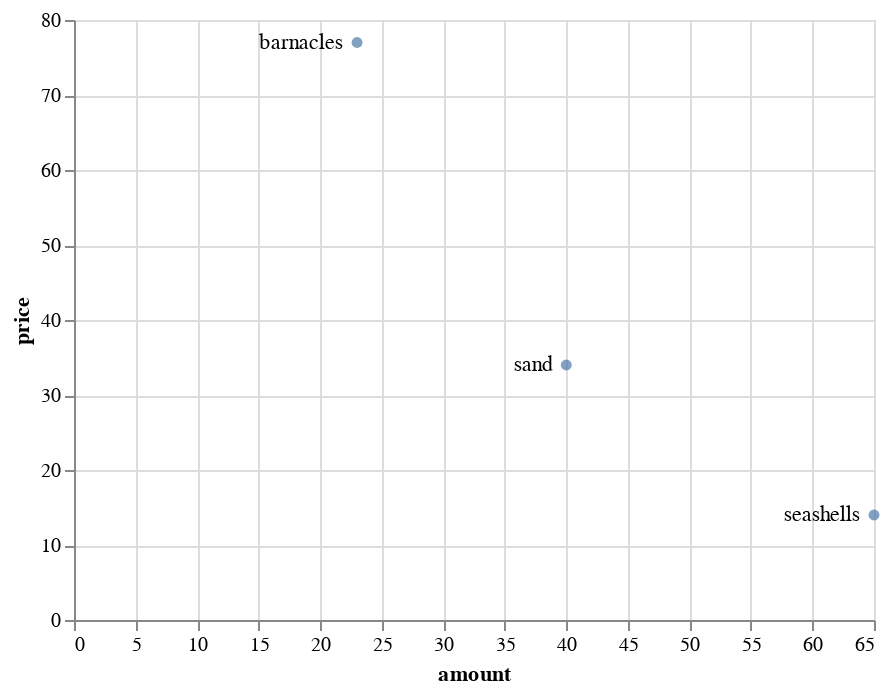

The notebook cell this image was saved under:
### Markdown cell above
## Aligning text to the left-hand side

### Code cell
points = alt.Chart(df).mark_circle().encode(
    x='amount',
    y='price'
)

text = alt.Chart(df).mark_text(
    align='right',      # Left-align
    dx=-7               # Move 7 pixels left of the circle
).encode(
    x='amount',
    y='price',
    text='name'
)

points + text

### Figure 1 — Vega-Lite specification as saved in the notebook (floating-point values rounded to 4 significant figures)
{"config": {"view": {"continuousWidth": 400, "continuousHeight": 300}}, "layer": [{"mark": "circle", "encoding": {"x": {"field": "amount", "type": "quantitative"}, "y": {"field": "price", "type": "quantitative"}}}, {"mark": {"type": "text", "align": "right", "dx": -7}, "encoding": {"text": {"field": "name", "type": "nominal"}, "x": {"field": "amount", "type": "quantitative"}, "y": {"field": "price", "type": "quantitative"}}}], "data": {"name": "data-29d3f18cf4848a095a8b607caba2e4e0"}, "$schema": "https://vega.github.io/schema/vega-lite/v4.17.0.json", "datasets": {"data-29d3f18cf4848a095a8b607caba2e4e0": [{"name": "seashells", "amount": 65, "price": 14}, {"name": "sand", "amount": 40, "price": 34}, {"name": "barnacles", "amount": 23, "price": 77}]}}
